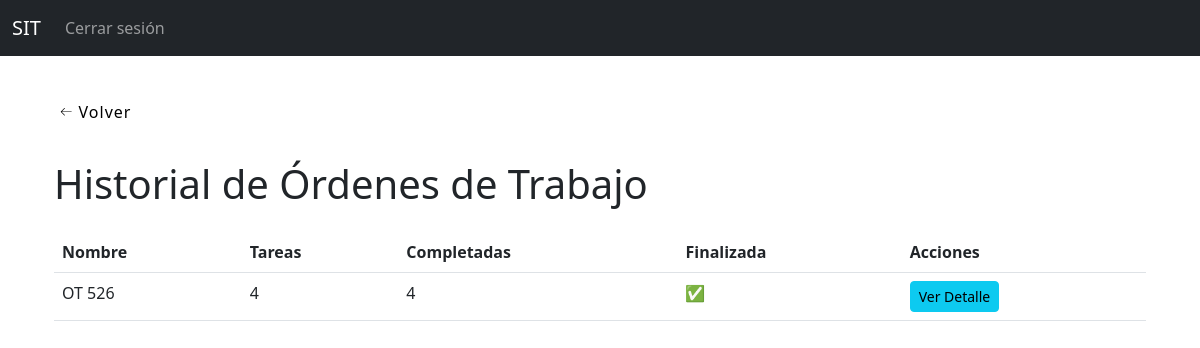
The page /tareas/historial-ordenes/ (signed in) on the database its author committed.
### tareas_app/models.py (models this page shows, shortened)
class OrdenDeTrabajo(models.Model):
    nombre = models.CharField(max_length=200)
    descripcion = models.TextField(blank=True)
    archivo_excel = models.FileField(upload_to='ordenes_excel/', blank=True, null=True)
    fecha_creacion = models.DateTimeField(auto_now_add=True)
    creada_por = models.ForeignKey(Empleado, null=True, blank=True, on_delete=models.SET_NULL)
    finalizada = models.BooleanField(default=False)

### tareas_app/views.py (the view)
# urls.py: path('historial-ordenes/', historial_ordenes_trabajo, name='historial_ordenes_trabajo'),
@login_required
def historial_ordenes_trabajo(request):
    todas_las_ots = OrdenDeTrabajo.objects.all()
    ordenes_finalizadas = []
    for ot in todas_las_ots:
        tareas = ot.tareas.all()
        total = tareas.count()
        completadas = tareas.filter(estado='finalizada').count()
        if total > 0 and total == completadas:
            ordenes_finalizadas.append({
                'orden': ot,
                'total': total,
                'completadas': completadas,
            })
    return render(request, 'tareas/historial_ordenes.html', {'ordenes': ordenes_finalizadas})

### templates/tareas/historial_ordenes.html (shortened to what this page needs)
{% extends "base.html" %}
{% block content %}
<button class="back-button" onclick="history.back()">
  <span>Volver</span>
</button>
<div class="container mt-4">
    <h1 class="mb-4">Historial de Órdenes de Trabajo</h1>
    <table class="table">
        <thead>
            <tr>
                <th>Nombre</th>
                <th>Tareas</th>
                <th>Completadas</th>
                <th>Finalizada</th>
                <th>Acciones</th>
            </tr>
        </thead>
        <tbody>
            {% for item in ordenes %}
                <tr>
                    <td>{{ item.orden.nombre }}</td>
                    <td>{{ item.total }}</td>
                    <td>{{ item.completadas }}</td>
                    <td>
                        {% if item.completadas == item.total and item.total > 0 %}
                            ✅
                        {% else %}
                            ❌
                        {% endif %}
                    </td>
                    <td>
    <a href="{% url 'detalle_orden_trabajo' item.orden.id %}" class="btn btn-info btn-sm">Ver Detalle</a>
</td>
                </tr>
            {% empty %}
                <tr>
                    <td colspan="4">No hay órdenes finalizadas.</td>
                </tr>
            {% endfor %}
        </tbody>
    </table>
</div>
{% endblock %}

### templates/base.html (style rules this page uses)
.back-button { display: flex; height: 3em; width: 100px; align-items: center; justify-content: center; background-color: #eeeeee4b; border-radius: 3px; letter-spacing: 1px; transition: all 0.2s linear; cursor: pointer; border: none; background: #fff; }
button > svg { margin-right: 5px; margin-left: 5px; font-size: 20px; transition: all 0.4s ease-in; }

### rows shown on the page
OrdenDeTrabajo: orden.nombre "OT 526", total "4", completadas "4"
